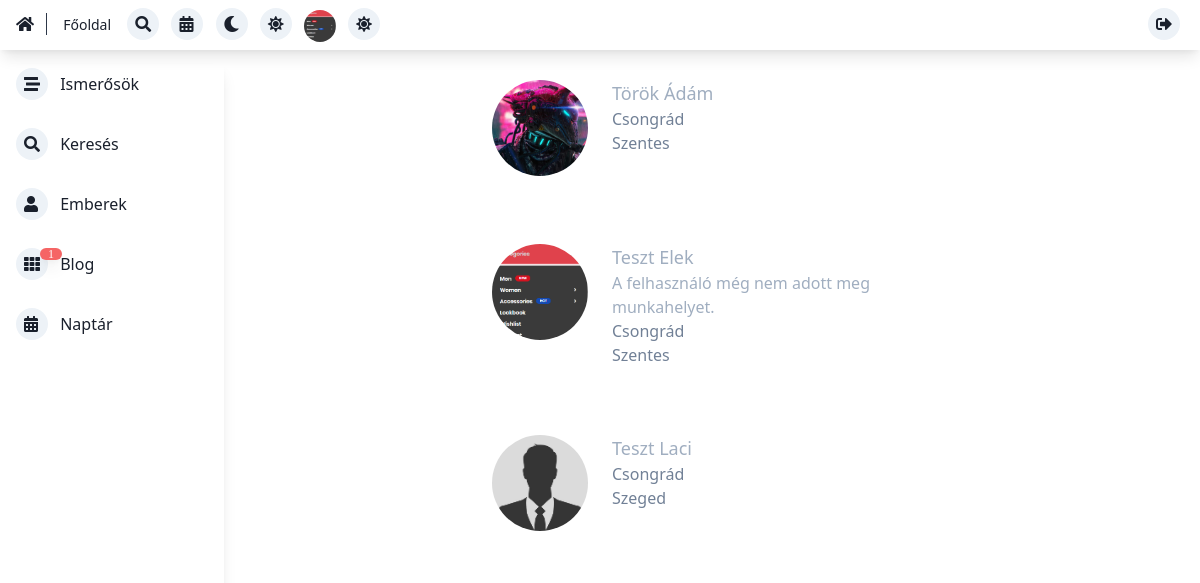
The page /php_main/inside/people.php (signed in) on the database its author committed.
### tables this page shows
CREATE TABLE `users` (
  `user_id` int(11) NOT NULL,
  `user_first_name` varchar(30) NOT NULL,
  `user_second_name` varchar(30) NOT NULL,
  `user_password` varchar(10) NOT NULL,
  `user_email` varchar(30) NOT NULL,
  `user_bio` varchar(500) NOT NULL DEFAULT 'A felhasználó még nem írt magáról.',
  `user_work_place` varchar(50) NOT NULL DEFAULT 'A felhasználó még nem adott meg munkahelyet.',
  `user_school` varchar(50) NOT NULL DEFAULT 'A felhasználó még nem adott meg tanulmányt',
  `user_profile_puc` varchar(30) NOT NULL DEFAULT 'user-profile.jpg',
  `user_bg_pic` varchar(50) NOT NULL DEFAULT 'basicbackground.jpg',
  `user_city` varchar(30) NOT NULL,
  `user_county` varchar(30) NOT NULL,
  `user_zipcode` int(5) NOT NULL,
  `user_regdate` datetime NOT NULL,
  `user_last_login` datetime NOT NULL
);

### php_components/inside/people_inside.php (the view, shortened to what this page needs)
<?php
$sql = "SELECT * FROM users";
$stmt = $dbc-> prepare($sql);
$stmt -> execute();
$res = $stmt->get_result();
?>
<?php while($row = $res->fetch_assoc()){?>
<a href="../../php_main/inside/other_profile.php?id=<?php echo $row['user_id'];?>">
  <div id="person-card" class="person-card md:flex m-5 bg-white rounded-lg p-6">
  <img style="object-fit:cover"class="h-16 w-16 md:h-24 md:w-24 rounded-full mx-auto md:mx-0 md:mr-6" src="../../storage/img/users/<?php echo $row['user_profile_puc'];?>">
  <div class="text-center md:text-left">
  <h2 class="text-lg text-gray-500"><?php echo $row['user_first_name']." ".$row['user_second_name'];?></h2>
  <div class="text-gray-500"><?php  echo  $row['user_work_place'];?></div>
  <div class="text-gray-600"><?php echo $row['user_county'];?></div>
  <div class="text-gray-600"><?php echo $row['user_city'];?></div>
  </div>
  </div>
  </a>
<?php }?>

### rows shown on the page
users: user_profile_puc (picture), user_first_name "Török", user_second_name "Ádám", user_county "Csongrád", user_city "Szentes"
users: user_profile_puc (picture), user_first_name "Teszt", user_second_name "Elek", user_work_place "A felhasználó még nem adott meg munkahelyet.", user_county "Csongrád", user_city "Szentes"
users: user_profile_puc (picture), user_first_name "Teszt", user_second_name "Laci", user_county "Csongrád", user_city "Szeged"

### other values the page prints
$count "1"
